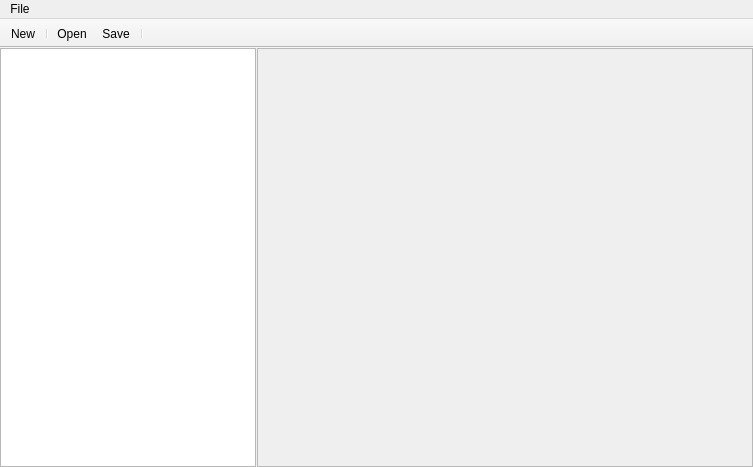
<?xml version="1.0" encoding="UTF-8"?>
<ui version="4.0">
 <class>MainWindow</class>
 <widget class="QMainWindow" name="MainWindow">
  <property name="geometry">
   <rect>
    <x>0</x>
    <y>0</y>
    <width>753</width>
    <height>467</height>
   </rect>
  </property>
  <property name="windowTitle">
   <string>LuaEditor</string>
  </property>
  <widget class="QWidget" name="centralWidget">
   <layout class="QHBoxLayout" name="horizontalLayout_2">
    <property name="spacing">
     <number>1</number>
    </property>
    <property name="margin">
     <number>0</number>
    </property>
    <item>
     <widget class="QListWidget" name="openFilesList">
      <property name="sizePolicy">
       <sizepolicy hsizetype="Minimum" vsizetype="Expanding">
        <horstretch>0</horstretch>
        <verstretch>0</verstretch>
       </sizepolicy>
      </property>
      <property name="dragEnabled">
       <bool>true</bool>
      </property>
      <property name="dragDropMode">
       <enum>QAbstractItemView::InternalMove</enum>
      </property>
      <property name="sortingEnabled">
       <bool>false</bool>
      </property>
     </widget>
    </item>
    <item>
     <widget class="QTextEdit" name="sourceEdit">
      <property name="enabled">
       <bool>false</bool>
      </property>
     </widget>
    </item>
   </layout>
  </widget>
  <widget class="QMenuBar" name="menuBar">
   <property name="geometry">
    <rect>
     <x>0</x>
     <y>0</y>
     <width>753</width>
     <height>27</height>
    </rect>
   </property>
   <widget class="QMenu" name="menuDatei">
    <property name="title">
     <string>File</string>
    </property>
    <addaction name="action_new"/>
    <addaction name="separator"/>
    <addaction name="action_open"/>
    <addaction name="action_save"/>
    <addaction name="action_save_as"/>
    <addaction name="separator"/>
    <addaction name="action_quit"/>
   </widget>
   <addaction name="menuDatei"/>
  </widget>
  <widget class="QToolBar" name="mainToolBar">
   <property name="movable">
    <bool>false</bool>
   </property>
   <property name="iconSize">
    <size>
     <width>32</width>
     <height>32</height>
    </size>
   </property>
   <property name="toolButtonStyle">
    <enum>Qt::ToolButtonFollowStyle</enum>
   </property>
   <property name="floatable">
    <bool>false</bool>
   </property>
   <attribute name="toolBarArea">
    <enum>TopToolBarArea</enum>
   </attribute>
   <attribute name="toolBarBreak">
    <bool>false</bool>
   </attribute>
   <addaction name="actionNew"/>
   <addaction name="separator"/>
   <addaction name="actionOpen"/>
   <addaction name="actionSave"/>
   <addaction name="separator"/>
  </widget>
  <action name="action_new">
   <property name="text">
    <string>New</string>
   </property>
   <property name="shortcut">
    <string>Ctrl+N</string>
   </property>
  </action>
  <action name="action_open">
   <property name="text">
    <string>Open</string>
   </property>
   <property name="shortcut">
    <string>Ctrl+O</string>
   </property>
  </action>
  <action name="action_save">
   <property name="text">
    <string>Save</string>
   </property>
   <property name="shortcut">
    <string>Ctrl+S</string>
   </property>
  </action>
  <action name="action_save_as">
   <property name="text">
    <string>Save as...</string>
   </property>
   <property name="shortcut">
    <string>Ctrl+Shift+S</string>
   </property>
  </action>
  <action name="action_quit">
   <property name="text">
    <string>Quit</string>
   </property>
   <property name="shortcut">
    <string>Ctrl+Q</string>
   </property>
  </action>
  <action name="actionNew">
   <property name="icon">
    <iconset theme="new" resource="Icons.qrc">
     <normaloff>:/icons/icons/document-new.svg</normaloff>:/icons/icons/document-new.svg</iconset>
   </property>
   <property name="text">
    <string>New</string>
   </property>
   <property name="toolTip">
    <string>Create a new file</string>
   </property>
  </action>
  <action name="actionOpen">
   <property name="icon">
    <iconset resource="Icons.qrc">
     <normaloff>:/icons/icons/document-open.svg</normaloff>:/icons/icons/document-open.svg</iconset>
   </property>
   <property name="text">
    <string>Open</string>
   </property>
   <property name="toolTip">
    <string>Open a file</string>
   </property>
  </action>
  <action name="actionSave">
   <property name="icon">
    <iconset resource="Icons.qrc">
     <normaloff>:/icons/icons/document-save.svg</normaloff>:/icons/icons/document-save.svg</iconset>
   </property>
   <property name="text">
    <string>Save</string>
   </property>
   <property name="toolTip">
    <string>Save file</string>
   </property>
  </action>
 </widget>
 <layoutdefault spacing="6" margin="11"/>
 <resources>
  <include location="Icons.qrc"/>
 </resources>
 <connections>
  <connection>
   <sender>action_new</sender>
   <signal>triggered()</signal>
   <receiver>MainWindow</receiver>
   <slot>newFile()</slot>
   <hints>
    <hint type="sourcelabel">
     <x>-1</x>
     <y>-1</y>
    </hint>
    <hint type="destinationlabel">
     <x>376</x>
     <y>233</y>
    </hint>
   </hints>
  </connection>
  <connection>
   <sender>action_open</sender>
   <signal>triggered()</signal>
   <receiver>MainWindow</receiver>
   <slot>openFile()</slot>
   <hints>
    <hint type="sourcelabel">
     <x>-1</x>
     <y>-1</y>
    </hint>
    <hint type="destinationlabel">
     <x>376</x>
     <y>233</y>
    </hint>
   </hints>
  </connection>
  <connection>
   <sender>action_save</sender>
   <signal>triggered()</signal>
   <receiver>MainWindow</receiver>
   <slot>saveFile()</slot>
   <hints>
    <hint type="sourcelabel">
     <x>-1</x>
     <y>-1</y>
    </hint>
    <hint type="destinationlabel">
     <x>376</x>
     <y>233</y>
    </hint>
   </hints>
  </connection>
  <connection>
   <sender>action_save_as</sender>
   <signal>triggered()</signal>
   <receiver>MainWindow</receiver>
   <slot>saveFileAs()</slot>
   <hints>
    <hint type="sourcelabel">
     <x>-1</x>
     <y>-1</y>
    </hint>
    <hint type="destinationlabel">
     <x>376</x>
     <y>233</y>
    </hint>
   </hints>
  </connection>
  <connection>
   <sender>actionNew</sender>
   <signal>triggered()</signal>
   <receiver>MainWindow</receiver>
   <slot>newFile()</slot>
   <hints>
    <hint type="sourcelabel">
     <x>-1</x>
     <y>-1</y>
    </hint>
    <hint type="destinationlabel">
     <x>376</x>
     <y>233</y>
    </hint>
   </hints>
  </connection>
  <connection>
   <sender>actionOpen</sender>
   <signal>triggered()</signal>
   <receiver>MainWindow</receiver>
   <slot>openFile()</slot>
   <hints>
    <hint type="sourcelabel">
     <x>-1</x>
     <y>-1</y>
    </hint>
    <hint type="destinationlabel">
     <x>376</x>
     <y>233</y>
    </hint>
   </hints>
  </connection>
  <connection>
   <sender>actionSave</sender>
   <signal>triggered()</signal>
   <receiver>MainWindow</receiver>
   <slot>saveFile()</slot>
   <hints>
    <hint type="sourcelabel">
     <x>-1</x>
     <y>-1</y>
    </hint>
    <hint type="destinationlabel">
     <x>376</x>
     <y>233</y>
    </hint>
   </hints>
  </connection>
  <connection>
   <sender>openFilesList</sender>
   <signal>currentRowChanged(int)</signal>
   <receiver>MainWindow</receiver>
   <slot>changeSelectedFile(int)</slot>
   <hints>
    <hint type="sourcelabel">
     <x>125</x>
     <y>201</y>
    </hint>
    <hint type="destinationlabel">
     <x>229</x>
     <y>76</y>
    </hint>
   </hints>
  </connection>
 </connections>
 <slots>
  <slot>newFile()</slot>
  <slot>openFile()</slot>
  <slot>saveFile()</slot>
  <slot>saveFileAs()</slot>
  <slot>quit()</slot>
  <slot>changeSelectedFile(int)</slot>
 </slots>
</ui>
